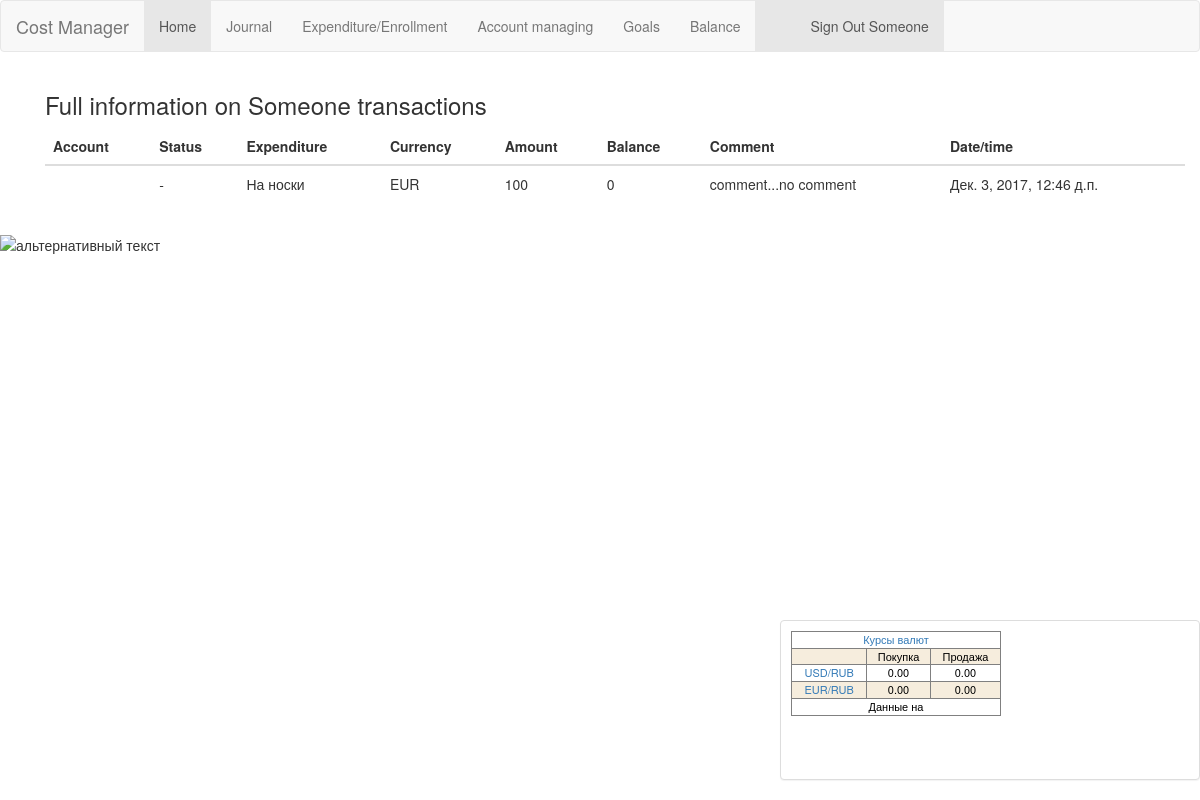
/costmanager/transactions/get/2 (signed in), run on the app's committed database.
### cost_manager/models.py (models this page shows)
class Account_transaction(models.Model):
    class Meta():
        db_table = 'all transaction'
    user = models.ForeignKey(settings.AUTH_USER_MODEL, default=1)
    ACCOUNT_JOURNAL_STATUS = (('+', 'Приход'), ('-', 'Расход'))
    ACCOUNT_TRANSACTION_CURRENCY = (('USD', 'dollars'), ('EUR', 'euro'), ('RUR', 'rubles'))
    TEXT_EXP = "Введите статью расходов или источник дохода"
    account_jornal_status = models.CharField(max_length=10, verbose_name='Operation status:', default='+',choices=ACCOUNT_JOURNAL_STATUS)
    account_transaction_expenditure_name = models.CharField(verbose_name='Expenditure name:',max_length=30,help_text=TEXT_EXP)
    account_transaction_date = models.DateTimeField(verbose_name='Date/time:',default=timezone.now)
    account_transaction_currency = models.CharField(verbose_name='Currency:',max_length=10,default='RUR',choices=ACCOUNT_TRANSACTION_CURRENCY)
    account_transaction_amount = models.IntegerField(verbose_name='Amount:',default=0)
    account_transaction_comment = models.CharField(verbose_name='comment:',max_length=30,default="comment...")
    TEXT_TITLE = "Введите имя счета, например: Основной \n Валютный \n Сберегательный"
    account_title = models.CharField(verbose_name='Account Name:', max_length=30, blank=True, help_text=TEXT_TITLE)
    account_balance = models.IntegerField(verbose_name='Account balance:', default=0)

### cost_manager/views.py (the view)
# urls.py: url(r'^transactions/get/(?P<account_id>\d+)$', views.Journal),
def Journal(request, account_id = 1):
    user_name = auth.get_user(request).get_username()
    selected_bank_account  = Account_transaction.objects.filter(id = account_id)
    args = {}
    args['username'] = user_name
    args['account'] = selected_bank_account
    return render_to_response('Journal.html',args)

### cost_manager/templates/Journal.html (shortened to what this page needs)
{% extends 'main.html' %}
{% block Journal %}
<div class="container">
 <h3>Full information on {{ username }} transactions</h3>
  <table class="table">
    <thead>
      <tr>
        <th>Account</th>
        <th>Status</th>
        <th>Expenditure</th>
        <th>Currency</th>
        <th>Amount</th>
        <th>Balance</th>
        <th>Comment</th>
        <th>Date/time</th>
      </tr>
    </thead>
    <tbody>
          {% for items in account %}
              <tr>
              <td>{{ items.account_title }}</td>
              <td>{{ items.account_jornal_status }}</td>
              <td>{{ items.account_transaction_expenditure_name }}</td>
              <td>{{ items.account_transaction_currency }}</td>
              <td>{{ items.account_transaction_amount }}</td>
              <td>{{ items.account_balance }}</td>
              <td>{{ items.account_transaction_comment }}</td>
              <td>{{ items.account_transaction_date }}</td>
              </tr>
          {% endfor %}
    </tbody>
  </table>
</div>
{% endblock %}

### templates/main.html (shortened to what this page needs)
<!DOCTYPE html>
<html lang="en">
<head>
  <link rel="stylesheet" href="https://maxcdn.bootstrapcdn.com/bootstrap/3.3.7/css/bootstrap.min.css">
</head>
<body>
<nav class="navbar navbar-default">
  <div class="container-fluid">
    <div class="navbar-header">
      <a class="navbar-brand" href="https://www.forbes.com/billionaires/list/">Cost Manager</a>
    </div>
    <ul class="nav navbar-nav">
      <li class="active"><a href="/home/">Home</a></li>
      <li><a href="/accounts/all/">Journal</a></li>
      <li><a href="/1/addPost/1">Expenditure/Enrollment</a></li>
      <li><a href="/create/new/">Account managing</a></li>
      <li><a href="/goals/new/">Goals</a></li>
      <li><a href="/balance/">Balance</a></li>
        {% if username %}
        <li class="active"><a href="/auth/logout/"><ul class="align-right">Sign Out {{ username }}</ul></a></li>
        {% else %}
        <li class="active"><a href="/auth/login/"><ul class="align-right">Login</ul></a></li>
        {% endif %}
    </ul>
  </div>
</nav>
{% if username %}
<div class="container">
{% block Journal %}
{% endblock %}
{% endif %}
</div>
<img src="https://i.pinimg.com/originals/92/6c/d7/926cd75ba73558929e97400fd6c0c223.png" alt="альтернативный текст">
{% if username %}
<div class="panel panel-default" id = "footer" >
<table width="210" border="1" style="border-collapse: collapse; text-align:center; font-size:11px; color:#000000; "><tr bgcolor=""><td height="10" valign="top" colspan="3"><style>A.forexpf_ { text-decoration: none;} A.forexpf_:visited {color: #000000;} </style><a href="http://www.forexpf.ru/" title="Курсы валют" target="_blank" class="forexpf_">Курсы валют</a></td></tr><tr bgcolor="F6EDDD"><td></td><td>Покупка</td><td>Продажа</td></tr><tr bgcolor=""><td><a href="http://www.forexpf.ru/currency_usd.asp" title="Курс доллара" target="_blank" class="forexpf_">USD/RUB</a></td><td id="usdrubbid">0.00</td><td id="usdrubask">0.00</td></tr><tr bgcolor="F6EDDD"><td><a href="http://www.forexpf.ru/currency_eur.asp" title="Курс Евро" target="_blank" class="forexpf_">EUR/RUB</a></td><td id="eurrubbid">0.00</td><td id="eurrubask">0.00</td></tr><tr bgcolor=""><td colspan="3" id="euusrutm">Данные на</td></tr></table><script src="http://informers.forexpf.ru/export/euusrub.js?nc=1"></script>
</div>
{% endif %}
</body>
</html>

### templates/main.html (style rules this page uses)
#footer { position: fixed; right: 0; bottom: 0; padding: 10px; width: 35%; height: 20%; }
A.forexpf_ { text-decoration: none; }

### data on the page
Account_transaction: account_jornal_status "-", account_transaction_expenditure_name "На носки", account_transaction_currency "EUR", account_transaction_amount "100", account_balance "0", account_transaction_comment "comment...no comment", account_transaction_date "Дек. 3, 2017, 12:46 д.п."

### other printed values
{{ username }} "Someone"
